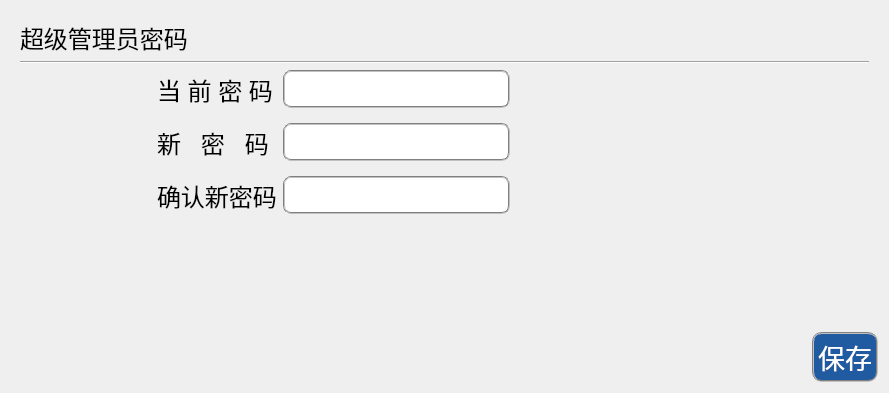
        <widget class="QWidget" name="tabAdminManage">
         <property name="styleSheet">
          <string notr="true"/>
         </property>
         <attribute name="title">
          <string>管理员  </string>
         </attribute>
         <layout class="QGridLayout" name="gridLayout_31">
          <item row="0" column="0">
           <widget class="QWidget" name="wgtAdminPwd" native="true">
            <property name="sizePolicy">
             <sizepolicy hsizetype="Preferred" vsizetype="Expanding">
              <horstretch>0</horstretch>
              <verstretch>0</verstretch>
             </sizepolicy>
            </property>
            <layout class="QGridLayout" name="gridLayout_28">
             <item row="0" column="0" colspan="2">
              <widget class="QLabel" name="label_13">
               <property name="font">
                <font>
                 <pointsize>18</pointsize>
                </font>
               </property>
               <property name="text">
                <string>超级管理员密码</string>
               </property>
              </widget>
             </item>
             <item row="1" column="0" colspan="3">
              <widget class="Line" name="line_4">
               <property name="orientation">
                <enum>Qt::Horizontal</enum>
               </property>
              </widget>
             </item>
             <item row="2" column="0">
              <spacer name="horizontalSpacer_27">
               <property name="orientation">
                <enum>Qt::Horizontal</enum>
               </property>
               <property name="sizeType">
                <enum>QSizePolicy::Preferred</enum>
               </property>
               <property name="sizeHint" stdset="0">
                <size>
                 <width>131</width>
                 <height>20</height>
                </size>
               </property>
              </spacer>
             </item>
             <item row="2" column="1">
              <layout class="QGridLayout" name="gridLayout_8">
               <property name="verticalSpacing">
                <number>15</number>
               </property>
               <item row="0" column="0">
                <widget class="QLabel" name="labCurPwd">
                 <property name="font">
                  <font>
                   <pointsize>18</pointsize>
                  </font>
                 </property>
                 <property name="text">
                  <string>当 前 密 码</string>
                 </property>
                 <property name="margin">
                  <number>9</number>
                 </property>
                </widget>
               </item>
               <item row="0" column="1">
                <widget class="QLineEdit" name="ledtCurPwd">
                 <property name="sizePolicy">
                  <sizepolicy hsizetype="Expanding" vsizetype="Expanding">
                   <horstretch>0</horstretch>
                   <verstretch>0</verstretch>
                  </sizepolicy>
                 </property>
                 <property name="font">
                  <font>
                   <pointsize>18</pointsize>
                  </font>
                 </property>
                 <property name="styleSheet">
                  <string notr="true">background-color: rgb(255, 255, 255);
border-radius: 8px; 
border:2px groove gray;
padding: 2px 2px; </string>
                 </property>
                 <property name="maxLength">
                  <number>30</number>
                 </property>
                 <property name="echoMode">
                  <enum>QLineEdit::Password</enum>
                 </property>
                </widget>
               </item>
               <item row="1" column="0">
                <widget class="QLabel" name="labNewPwd">
                 <property name="font">
                  <font>
                   <pointsize>18</pointsize>
                  </font>
                 </property>
                 <property name="text">
                  <string>新   密   码</string>
                 </property>
                 <property name="margin">
                  <number>9</number>
                 </property>
                </widget>
               </item>
               <item row="1" column="1">
                <widget class="QLineEdit" name="ledtNewPwd">
                 <property name="sizePolicy">
                  <sizepolicy hsizetype="Expanding" vsizetype="Expanding">
                   <horstretch>0</horstretch>
                   <verstretch>0</verstretch>
                  </sizepolicy>
                 </property>
                 <property name="font">
                  <font>
                   <pointsize>18</pointsize>
                  </font>
                 </property>
                 <property name="styleSheet">
                  <string notr="true">background-color: rgb(255, 255, 255);
border-radius: 8px; 
border:2px groove gray;
padding: 2px 2px; </string>
                 </property>
                 <property name="maxLength">
                  <number>30</number>
                 </property>
                 <property name="echoMode">
                  <enum>QLineEdit::Password</enum>
                 </property>
                </widget>
               </item>
               <item row="2" column="0">
                <widget class="QLabel" name="labCheckNewPwd">
                 <property name="font">
                  <font>
                   <pointsize>18</pointsize>
                  </font>
                 </property>
                 <property name="text">
                  <string>确认新密码</string>
                 </property>
                 <property name="margin">
                  <number>9</number>
                 </property>
                </widget>
               </item>
               <item row="2" column="1">
                <widget class="QLineEdit" name="ledtCheckNewPwd">
                 <property name="sizePolicy">
                  <sizepolicy hsizetype="Expanding" vsizetype="Expanding">
                   <horstretch>0</horstretch>
                   <verstretch>0</verstretch>
                  </sizepolicy>
                 </property>
                 <property name="font">
                  <font>
                   <pointsize>18</pointsize>
                  </font>
                 </property>
                 <property name="styleSheet">
                  <string notr="true">background-color: rgb(255, 255, 255);
border-radius: 8px; 
border:2px groove gray;
padding: 2px 2px; </string>
                 </property>
                 <property name="maxLength">
                  <number>30</number>
                 </property>
                 <property name="echoMode">
                  <enum>QLineEdit::Password</enum>
                 </property>
                </widget>
               </item>
              </layout>
             </item>
             <item row="2" column="2">
              <spacer name="horizontalSpacer_28">
               <property name="orientation">
                <enum>Qt::Horizontal</enum>
               </property>
               <property name="sizeHint" stdset="0">
                <size>
                 <width>40</width>
                 <height>20</height>
                </size>
               </property>
              </spacer>
             </item>
            </layout>
           </widget>
          </item>
          <item row="1" column="0">
           <spacer name="verticalSpacer">
            <property name="orientation">
             <enum>Qt::Vertical</enum>
            </property>
            <property name="sizeHint" stdset="0">
             <size>
              <width>20</width>
              <height>103</height>
             </size>
            </property>
           </spacer>
          </item>
          <item row="2" column="0">
           <layout class="QGridLayout" name="gridLayout_30">
            <item row="0" column="0">
             <spacer name="horizontalSpacer_35">
              <property name="orientation">
               <enum>Qt::Horizontal</enum>
              </property>
              <property name="sizeType">
               <enum>QSizePolicy::Preferred</enum>
              </property>
              <property name="sizeHint" stdset="0">
               <size>
                <width>801</width>
                <height>50</height>
               </size>
              </property>
             </spacer>
            </item>
            <item row="0" column="1">
             <widget class="QPushButton" name="btnCommit">
              <property name="sizePolicy">
               <sizepolicy hsizetype="Preferred" vsizetype="Preferred">
                <horstretch>0</horstretch>
                <verstretch>0</verstretch>
               </sizepolicy>
              </property>
              <property name="baseSize">
               <size>
                <width>0</width>
                <height>0</height>
               </size>
              </property>
              <property name="font">
               <font>
                <pointsize>20</pointsize>
               </font>
              </property>
              <property name="styleSheet">
               <string notr="true">color: white;
background-color: rgb(32, 90, 160);
border: 2px groove gray;
border-radius: 10px;
padding: 2px 4px;</string>
              </property>
              <property name="text">
               <string>保存</string>
              </property>
              <property name="icon">
               <iconset resource="ikembx00.qrc">
                <normaloff>:/image/ok.ico</normaloff>:/image/ok.ico</iconset>
              </property>
              <property name="iconSize">
               <size>
                <width>35</width>
                <height>35</height>
               </size>
              </property>
             </widget>
            </item>
           </layout>
          </item>
         </layout>
        </widget>
